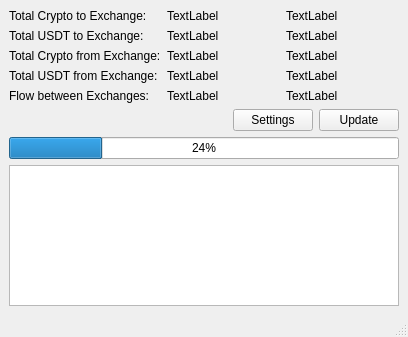
<?xml version="1.0" encoding="UTF-8"?>
<ui version="4.0">
 <class>MainWindow</class>
 <widget class="QMainWindow" name="MainWindow">
  <property name="geometry">
   <rect>
    <x>0</x>
    <y>0</y>
    <width>408</width>
    <height>337</height>
   </rect>
  </property>
  <property name="windowTitle">
   <string>MainWindow</string>
  </property>
  <property name="windowIcon">
   <iconset resource="resources.qrc">
    <normaloff>:/new/icon/w_black.png</normaloff>:/new/icon/w_black.png</iconset>
  </property>
  <widget class="QWidget" name="centralwidget">
   <layout class="QGridLayout" name="gridLayout">
    <item row="0" column="0">
     <layout class="QHBoxLayout" name="horizontalLayout">
      <item>
       <layout class="QVBoxLayout" name="verticalLayout">
        <item>
         <widget class="QLabel" name="label_5">
          <property name="text">
           <string>Total Crypto to Exchange:</string>
          </property>
         </widget>
        </item>
        <item>
         <widget class="QLabel" name="label_2">
          <property name="text">
           <string>Total USDT to Exchange:</string>
          </property>
         </widget>
        </item>
        <item>
         <widget class="QLabel" name="label_3">
          <property name="text">
           <string>Total Crypto from Exchange:</string>
          </property>
         </widget>
        </item>
        <item>
         <widget class="QLabel" name="label">
          <property name="text">
           <string>Total USDT from Exchange:</string>
          </property>
         </widget>
        </item>
        <item>
         <widget class="QLabel" name="label_4">
          <property name="text">
           <string>Flow between Exchanges:</string>
          </property>
         </widget>
        </item>
       </layout>
      </item>
      <item>
       <layout class="QVBoxLayout" name="verticalLayout_2">
        <item>
         <widget class="QLabel" name="total_crypt_to">
          <property name="text">
           <string>TextLabel</string>
          </property>
         </widget>
        </item>
        <item>
         <widget class="QLabel" name="tota_usdt_to">
          <property name="text">
           <string>TextLabel</string>
          </property>
         </widget>
        </item>
        <item>
         <widget class="QLabel" name="total_crypt_from">
          <property name="text">
           <string>TextLabel</string>
          </property>
         </widget>
        </item>
        <item>
         <widget class="QLabel" name="total_usdt_from">
          <property name="text">
           <string>TextLabel</string>
          </property>
         </widget>
        </item>
        <item>
         <widget class="QLabel" name="flow_between">
          <property name="text">
           <string>TextLabel</string>
          </property>
         </widget>
        </item>
       </layout>
      </item>
      <item>
       <layout class="QVBoxLayout" name="verticalLayout_3">
        <item>
         <widget class="QLabel" name="alert1">
          <property name="text">
           <string>TextLabel</string>
          </property>
         </widget>
        </item>
        <item>
         <widget class="QLabel" name="alert2">
          <property name="text">
           <string>TextLabel</string>
          </property>
         </widget>
        </item>
        <item>
         <widget class="QLabel" name="alert3">
          <property name="text">
           <string>TextLabel</string>
          </property>
         </widget>
        </item>
        <item>
         <widget class="QLabel" name="alert4">
          <property name="text">
           <string>TextLabel</string>
          </property>
         </widget>
        </item>
        <item>
         <widget class="QLabel" name="alert5">
          <property name="text">
           <string>TextLabel</string>
          </property>
         </widget>
        </item>
       </layout>
      </item>
     </layout>
    </item>
    <item row="1" column="0">
     <layout class="QHBoxLayout" name="horizontalLayout_5">
      <item>
       <spacer name="horizontalSpacer_2">
        <property name="orientation">
         <enum>Qt::Horizontal</enum>
        </property>
        <property name="sizeHint" stdset="0">
         <size>
          <width>40</width>
          <height>20</height>
         </size>
        </property>
       </spacer>
      </item>
      <item>
       <widget class="QPushButton" name="settings">
        <property name="text">
         <string>Settings</string>
        </property>
       </widget>
      </item>
      <item>
       <widget class="QPushButton" name="pushButton">
        <property name="text">
         <string>Update</string>
        </property>
       </widget>
      </item>
     </layout>
    </item>
    <item row="2" column="0">
     <widget class="QProgressBar" name="progressBar">
      <property name="value">
       <number>24</number>
      </property>
     </widget>
    </item>
    <item row="3" column="0">
     <widget class="QPlainTextEdit" name="transferLog"/>
    </item>
   </layout>
  </widget>
  <widget class="QMenuBar" name="menubar">
   <property name="geometry">
    <rect>
     <x>0</x>
     <y>0</y>
     <width>408</width>
     <height>23</height>
    </rect>
   </property>
  </widget>
  <widget class="QStatusBar" name="statusbar"/>
 </widget>
 <resources>
  <include location="resources.qrc"/>
 </resources>
 <connections/>
</ui>
